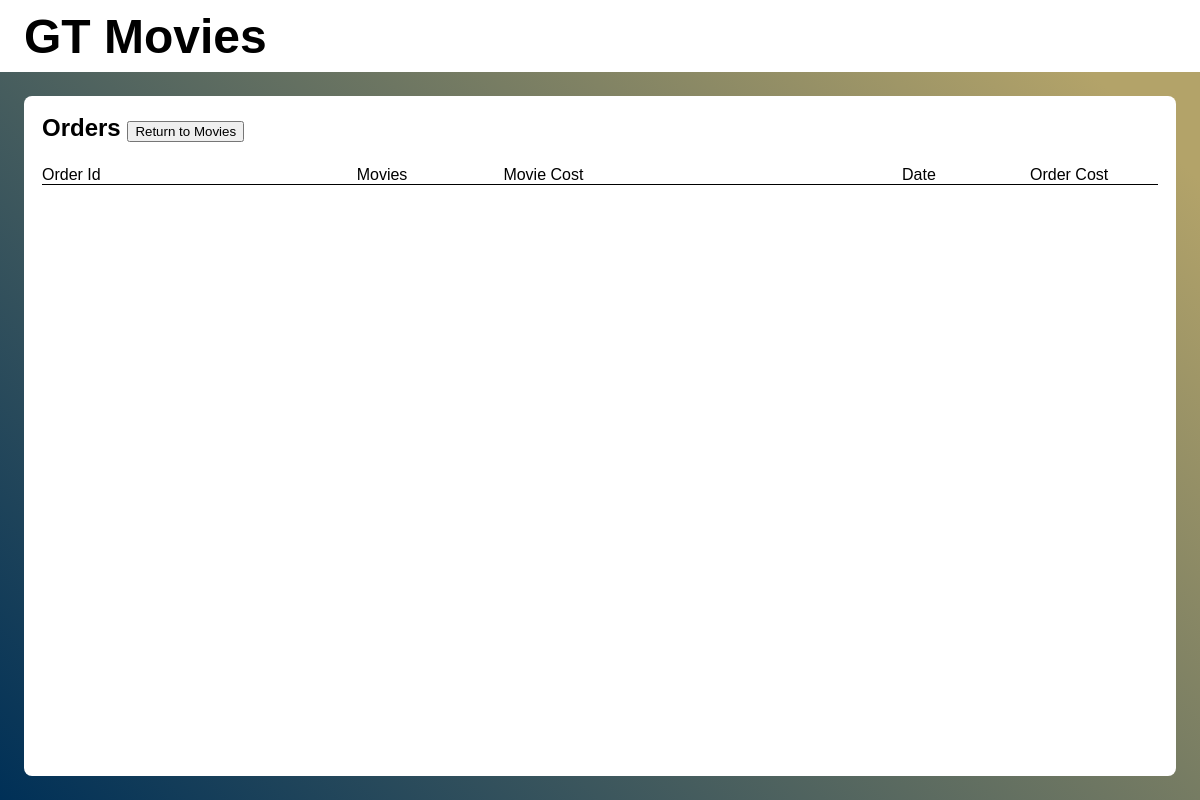
The page /auths/orders/ (signed in) on the database as committed earlier.
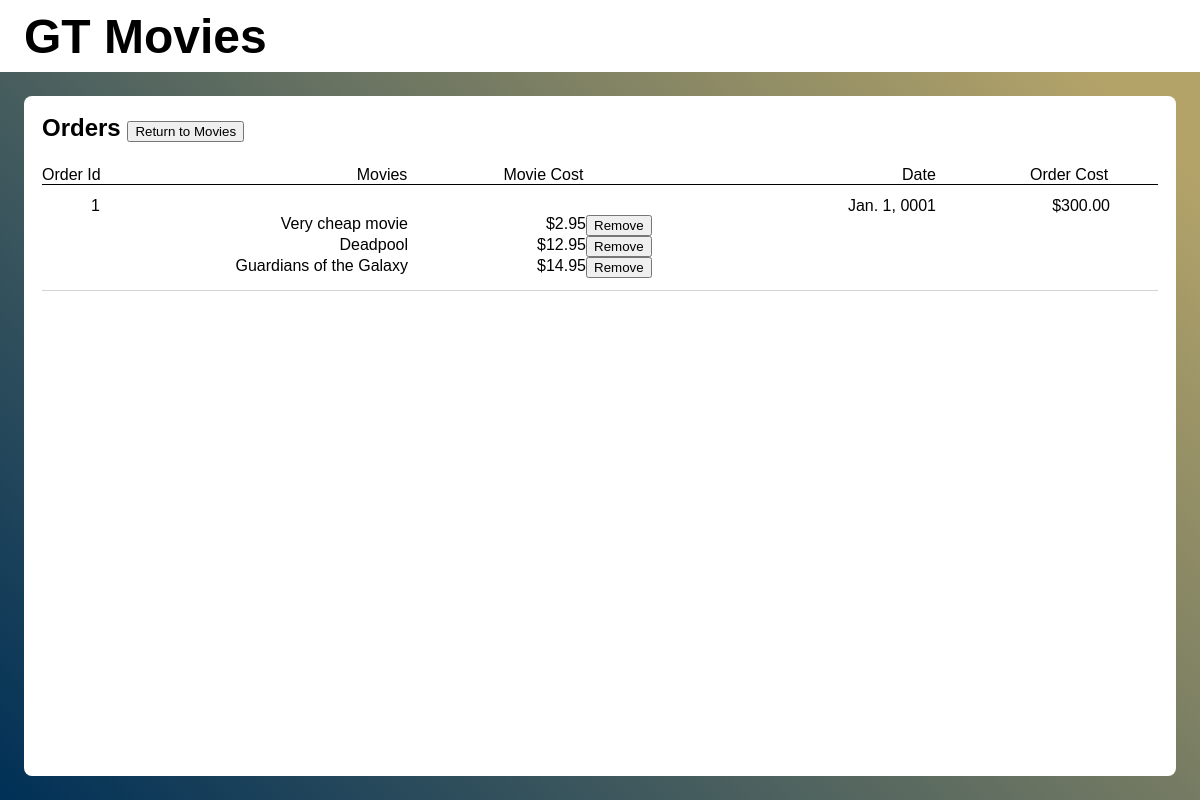
The same page on the database as committed later.
### orders/models.py (models this page shows, shortened)
class Order(models.Model):
    id = models.AutoField(primary_key=True)
    user = models.ForeignKey(User, on_delete=models.CASCADE)
    date = models.DateField()
    price = models.FloatField()
    movies = models.ManyToManyField(Movie)
    ordered = models.BooleanField(default=False)

### movies/models.py (models this page shows, shortened)
class Movie(models.Model):
    title = models.CharField(max_length=255)
    description = models.TextField()
    release_date = models.DateField()
    price = models.FloatField()
    duration = models.PositiveBigIntegerField()
    poster = models.ImageField(upload_to='posters/', blank=True, null=True)

### orders/views.py (the view, shortened to what this page needs)
# urls.py: path('orders/', include('orders.urls')),
@login_required(login_url='auths:login')
def orders(request):
    if request.method == "GET":
        orders = Order.objects.filter(user=request.user).all()
        args = {
            'orders': []
        }
        for order in orders:
            movies = []
            for movie in order.movies.all():
                movies.append({
                    'title': movie.title,
                     'cost': movie.price,
                    'id': movie.id,
                })
            args['orders'].append({
                'date': order.date,
                'cost': order.price,
                'id': order.id,
                'movies': movies
            })
        return render(request, 'orders/orders.html', args)

### orders/templates/orders/orders.html (shortened to what this page needs)
{% extends 'auths/base.html' %}
{% block content %}
    <div style="width: 100%; height: 100%">
    <div style="height: 72px"></div>
    <div
            style="
            background: white;
            margin: 24px;
            padding: 18px;
            border-radius: 8px;
            width: auto;
            height: calc(100% - 72px - 48px - 36px);
        "
    >
        <div style="font-size: 24px; font-weight: bold; margin-bottom: 24px">
            Orders
            <a href="{% url 'movie_list:movie_list' %}">
                <button type="button">Return to Movies</button>
            </a>
        </div>
        <div
                style="
                width: 100%;
                display: flex;
                justify-content: space-between;
                border-bottom: 1px solid black;
            "
        >
            <div style="display: flex; gap: 256px">
                <div>Order Id</div>
                <div style="display: flex; gap: 96px">
                    <div>Movies</div>
                    <div>Movie Cost</div>
                </div>
            </div>
            <div style="display: flex">
                <div style="width: 128px">Date</div>
                <div style="width: 128px">Order Cost</div>
            </div>
        </div>
        <div style="overflow: auto; height: calc(100% - 76px);">
            <div
                    style="
                    display: flex;
                    flex-direction: column;
                    padding-top: 12px;
                    padding-bottom: 12px;
                    gap: 12px;
                "
            >
                {% for order in orders %}
                    <div
                            style="
                        border-bottom: 1px solid lightgray;
                        padding-bottom: 12px;
                    "
                    >
                    <div
                            style="
                            width: 100%;
                            display: flex;
                            justify-content: space-between;
                        "
                    >
                        <div style="width: 58px; text-align: right">
                            {{ order.id }}
                        </div>
                        <div
                                style="
                                display: flex;
                                align-items: left;
                                padding-right: 48px;
                            "
                        >
                            <div style="width: 128px; text-align: right">
                                {{ order.date }}
                            </div>
                            <div style="width: 174px; text-align: right">
                                ${{ order.cost|floatformat:"2" }}
                            </div>
                        </div>
                    </div>
                    <div>
                        {% for movie in order.movies %}
                            <div style="display: flex">
                            <div style="width: 366px; text-align: right">
                                {{ movie.title }}
                            </div>
                            <div style="width: 178px; text-align: right">
                                ${{ movie.cost }}
                            </div>
                                <a href="{% url 'orders:remove_cart' movie.id %}">
                                    <button type="button">Remove</button>
                                </a>
                            </div>
                        {% endfor %}
                        </div>
                    </div>
                {% endfor %}
                </div>
            </div>
        </div>
    </div>
{% endblock content %}

Rows that differ between the two databases and show on the page:
added Order: date "Jan. 1, 0001"
now on this page (row edited): Movie: title "Very cheap movie", cost "2.95"
added Movie: title "Deadpool", cost "12.95"
added Movie: title "Guardians of the Galaxy", cost "14.95"
Other text that changed with them:
new list line: "1 $ 300.00 $ Remove $ Remove $ Remove"
